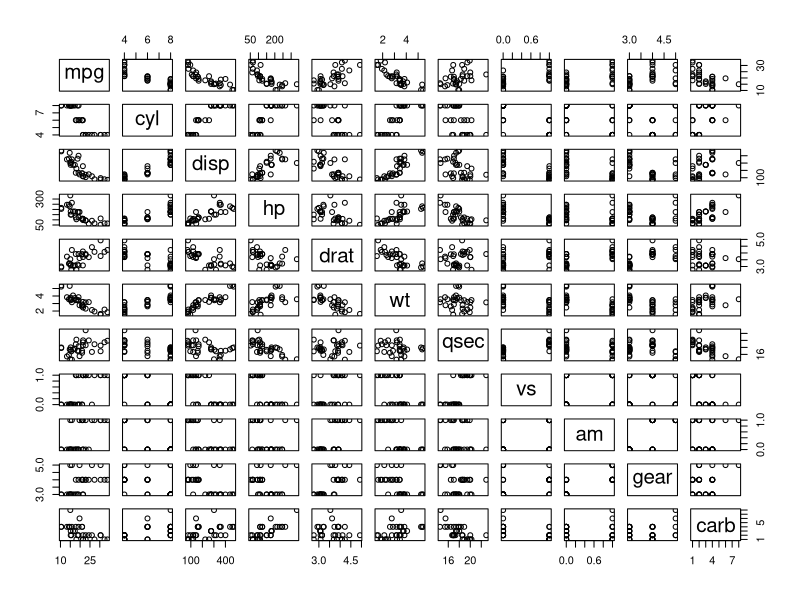
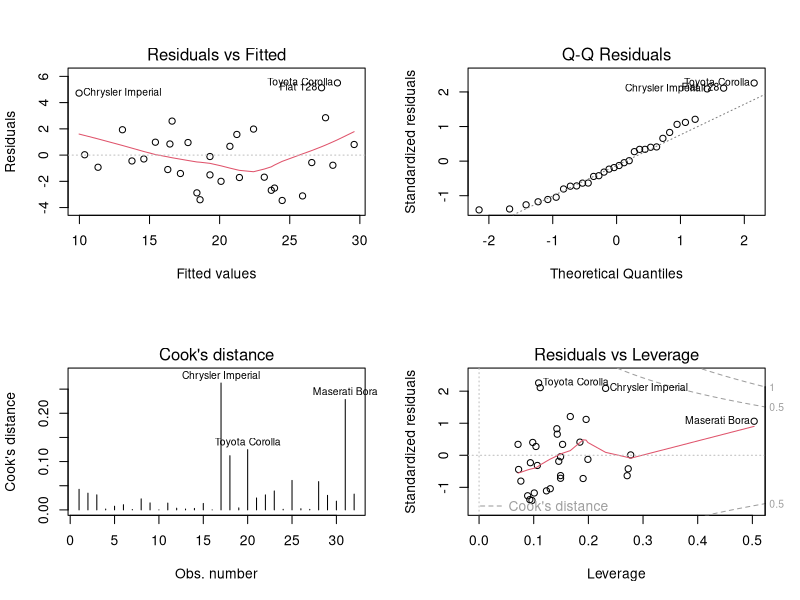
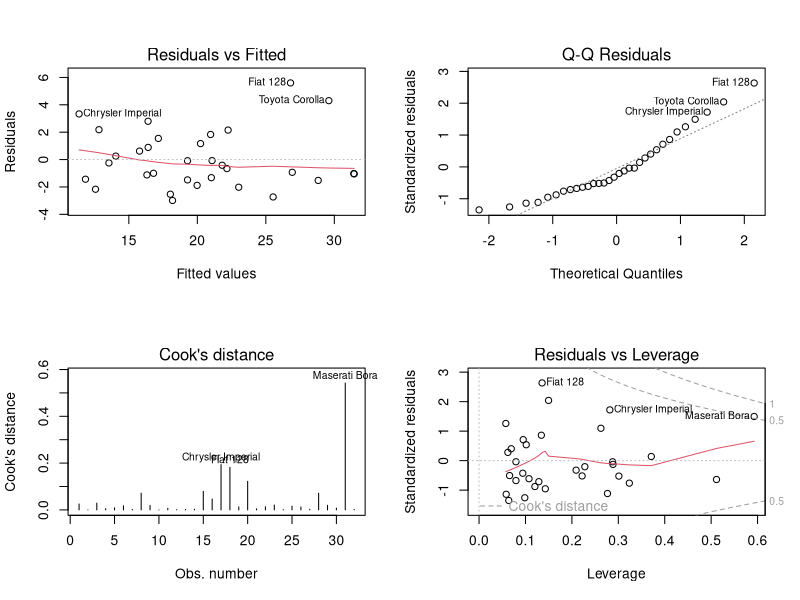

Generate these figures, in order, with R:
## ---- chunk 1
knitr::opts_chunk$set(echo = TRUE)
library(dplyr)
library(car)
data(mtcars)
mtcars <- data.frame(mtcars)
## ---- chunk 2
str(mtcars)
## ---- chunk 3
pairs(~ ., mtcars)
## ---- chunk 4
mtcars2 <- mtcars
mtcars2$cyl <- factor(mtcars$cyl)
mtcars2$vs <- factor(mtcars$vs)
mtcars2$am <- factor(mtcars$am)
mtcars2$gear <- factor(mtcars$gear)
mtcars2$carb <- factor(mtcars$carb)
## ---- chunk 5
fitAll <- lm(mpg ~ ., mtcars2)
summary(fitAll)$coef
## ---- chunk 6
fit1am <- lm(mpg ~ factor(am), mtcars)
fit1disp <- lm(mpg ~ disp, mtcars)
fit1gear <- lm(mpg ~ gear, mtcars)
fit1hp <- lm(mpg ~ hp, mtcars)
fit1wt <- lm(mpg ~ wt, mtcars)
fit2disp_am <- lm(mpg ~ disp + factor(am), mtcars)
fit2gear_am <- lm(mpg ~ factor(gear) + factor(am), mtcars)
fit2hp_am <- lm(mpg ~ hp + factor(am), mtcars)
fit2wt_am <- lm(mpg ~ wt + factor(am), mtcars)
fit3wt_disp_am <- lm(mpg ~ wt + disp + factor(am), mtcars)
fit3disp_gear_am <- lm(mpg ~ disp + factor(gear) + factor(am), mtcars)
fit3gear_hp_am <- lm(mpg ~ factor(gear) + hp + factor(am), mtcars)
fit3gear_wt_am <- lm(mpg ~ factor(gear) + wt + factor(am), mtcars)
fit3hp_disp_am <- lm(mpg ~ hp + disp + factor(am), mtcars)
fit3hp_wt_am <- lm(mpg ~ hp + wt + factor(am), mtcars)
fit4wt_hp_disp_am <- lm(mpg ~ wt + hp + disp + factor(am), mtcars)
fit4wt_hp_gear_am <- lm(mpg ~ wt + hp + factor(gear) + factor(am), mtcars)
fit4wt_disp_gear_am <- lm(mpg ~ wt + disp + factor(gear) + factor(am), mtcars)
fit4hp_disp_gear_am <- lm(mpg ~ hp + disp + factor(gear) + factor(am), data = mtcars)
fit5wt_hp_disp_gear_am <- lm(mpg ~ wt + hp + disp + factor(gear) + factor(am), mtcars)
summary(fit3hp_wt_am)$call
## ---- chunk 7
fitint2disp_am <- lm(mpg ~ disp + factor(am) + factor(am):disp, mtcars)
fitint2gear_am <- lm(mpg ~ factor(gear) + factor(am) + factor(am):factor(gear), mtcars)
fitint2hp_am <- lm(mpg ~ hp + factor(am) + factor(am):hp, mtcars)
fitint2wt_am <- lm(mpg ~ wt + factor(am) + factor(am):wt, mtcars)
fitint3disp_gear_am <- lm(mpg ~ disp + factor(gear) + factor(am) + factor(am):disp + 
    factor(am):factor(gear), mtcars)
fitint3gear_hp_am <- lm(mpg ~ factor(gear) + hp + factor(am) + factor(am):factor(gear) + 
    factor(am):hp, mtcars)
fitint3gear_wt_am <- lm(mpg ~ factor(gear) + wt + factor(am) + factor(am):factor(gear) + 
    factor(am):wt, mtcars)
fitint3hp_disp_am <- lm(mpg ~ hp + disp + factor(am) + factor(am):hp + 
    factor(am):disp, mtcars)
fitint3hp_wt_am <- lm(mpg ~ hp + wt + factor(am) + factor(am):hp + 
    factor(am):wt, mtcars)
fitint3wt_disp_am <- lm(mpg ~ wt + disp + factor(am) + factor(am):wt +       factor(am):disp, mtcars)
fitint4wt_hp_disp_am <- lm(mpg ~ wt + hp + disp + factor(am) + factor(am):wt + factor(am):hp + 
    factor(am):disp, mtcars)
fitint4wt_hp_gear_am <- lm(mpg ~ wt + hp + factor(gear) + factor(am) + factor(am):wt + factor(am):hp + 
    factor(am):factor(gear), mtcars)
summary(fitint3hp_wt_am)$call
## ---- chunk 8
anova(fit1am, fit2wt_am, fit3hp_wt_am, fit4wt_hp_disp_am)
## ---- chunk 9
anova(fit1am, fit2wt_am, fit3wt_disp_am, fit4wt_hp_disp_am)
## ---- chunk 10
fit4wt_hp_disp_am
## ---- chunk 11
anova(fit1am, fitint2wt_am, fitint3hp_wt_am, fitint4wt_hp_gear_am)
## ---- chunk 12
fitint3hp_wt_am
## ---- chunk 13
par(mfrow = c(2,2))
plot(fit4wt_hp_disp_am, which = c(1,2,4,5))
## ---- chunk 14
par(mfrow = c(2,2))
plot(fitint3hp_wt_am, which = c(1,2,4,5))
## ---- chunk 15
model1 <- fit4wt_hp_disp_am
sumCoef1 <- summary(model1)$coef
sumCoef1
## ---- chunk 16
sumCoef1[5,1] + c(-1,1) * qt(.975, df = model1$df) * sumCoef1[5,2]
## ---- chunk 17
model2 <- fitint3hp_wt_am
sumCoef2 <- summary(model2)$coef
sumCoef2
## ---- chunk 18
sumCoef2[4,1] + c(-1,1) * qt(.975, df = model2$df) * sumCoef2[4,2]
## ---- chunk 19
sumCoef2[3,1] + sumCoef2[6,1] + c(-1,1) * qt(.975, df = model2$df) * (sumCoef2[3,2] + sumCoef2[6,2])
